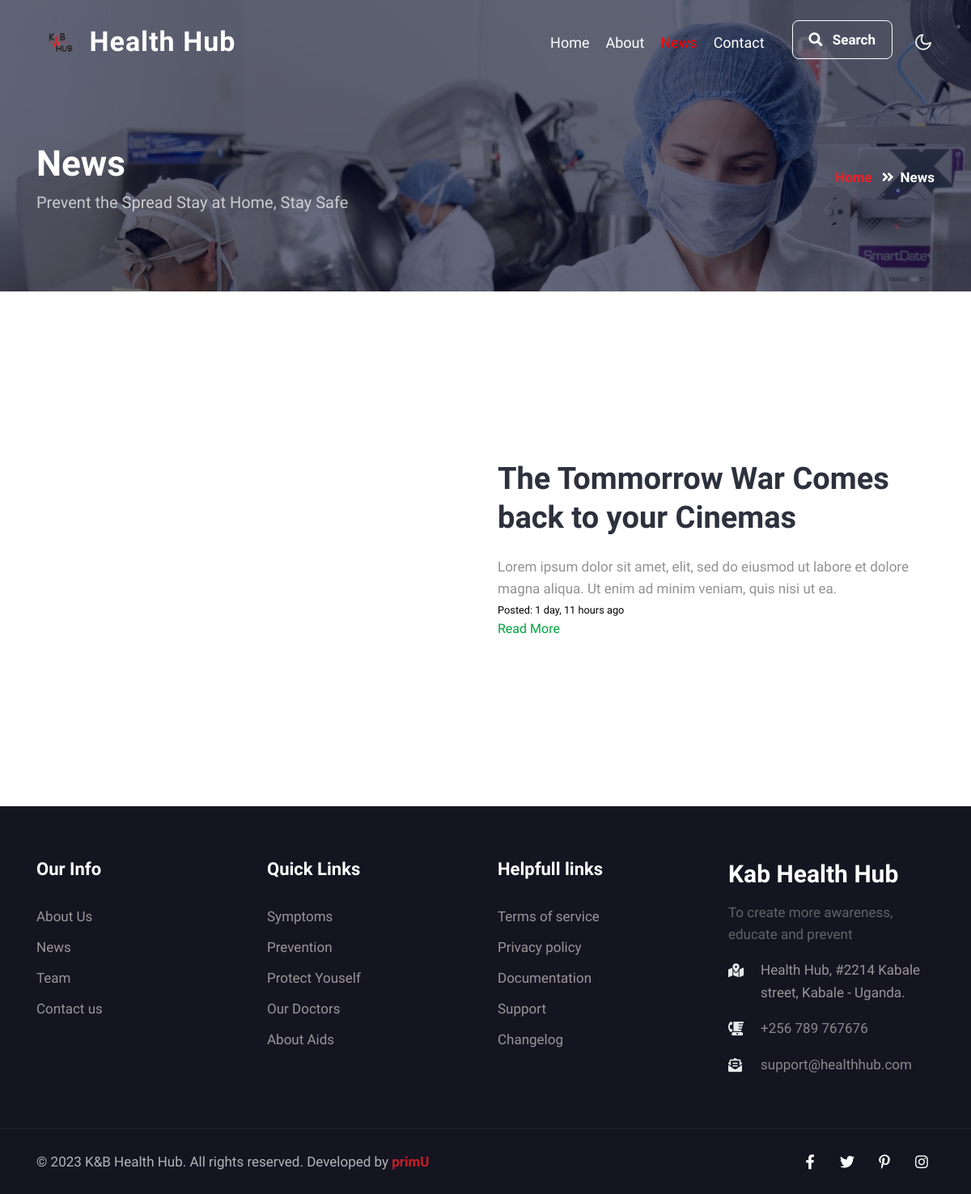
Page /news on the committed database.
### hub/models.py (models this page shows, shortened)
class New(models.Model):
    image = models.ImageField(upload_to='news', default='default.jpg')
    title = models.CharField(max_length=200)
    headline = models.TextField()
    detail = HTMLField()
    date_posted = models.DateTimeField(auto_now=True)

class Contact_Us_Page_Info(models.Model):
    contact_us_title_sub_text = models.TextField()
    background_image = models.ImageField(upload_to='settings', default='default.jpg')
    map_link = models.URLField(null=True, blank=True)
    contact_mail = models.EmailField(null=True)
    contact_phone = models.CharField(max_length=100, null=True)
    contact_fax = models.CharField(max_length=100, null=True)
    address = models.TextField(null=True)

### hub/views.py (the view)
# urls.py: path('news', views.news, name='news'),
def news(request):
    news = New.objects.all()
    address = Contact_Us_Page_Info.objects.all().last()
    context = {
        'all_news':news,
        'address' : address,
        'title': 'News'
    }
    return render(request, 'hub/news.html', context)

### hub/templates/hub/news.html (shortened to what this page needs)
{% extends "hub/base.html" %}
{% block content %}
<section class="about-breadcrumb text-center">
  <div class="breadcrumb-bg breadcrumb-bg-about py-5">
      <div class="container py-lg-5 py-md-4">
        <div class="w3breadcrumb-gids">
          <div class="w3breadcrumb-left text-left">
                    <h2 class="title AboutPageBanner">
                  News   </h2>
                              <p class="inner-page-para mt-2">
                                Prevent the Spread
                                Stay at Home, Stay Safe             </p>
          </div>
          <div class="w3breadcrumb-right">
                <ul class="breadcrumbs-custom-path">
                  <li><a href="index.html">Home</a></li>
                  <li class="active"><span class="fas fa-angle-double-right mx-2"></span>News</li>
                </ul>
          </div>
    </div>
      </div>
      <div class="hero-overlay"></div>
  </div>
</section>
  <section class="aboutblock1" id="about">
    <div class="midd-w3 py-5">
      <div class="container py-lg-5 py-md-4 py-2">
        {% for news in all_news %}
          <div class="row" style="margin: 10% 0;">
            <div class="col-lg-6 left-wthree-img pr-lg-5">
              <div class="position-relative">
                </div>
              </div>
            <div class="col-lg-6 mt-lg-0 mt-5 about-right-faq align-self">
              <a href="{% url 'news_detail' news.title news.id %}"><h3 class="title-w3l">{{news.title}}</h3></a>
              <p class="mt-4">{{news.headline}}</p>
              <small style="color: #000000;"> Posted: {{news.date_posted | timesince}} ago</small>
                <br>
                <a href="{% url "news_detail" news.title news.id %}">Read More </a>
            </div>
          </div>
        {% endfor %}
      </div>
    </div>
  </section>
{% endblock content %}

### hub/templates/hub/base.html (shortened to what this page needs)
{% load static %}
<!doctype html>
<html lang="en">
<head>
    <link rel="stylesheet" href="{% static "hub/css/style-starter.css" %}">
</head>
<body>
    <header id="site-header" class="fixed-top">
        <div class="container">
            <nav class="navbar navbar-expand-lg navbar-dark stroke">
                <h1>
                    <a class="navbar-brand" href="index.html">
                        <img src="{% static 'hub/images/logo.png' %}" alt="" style="width: 56px; margin: 0;">
                      Health Hub</a>
                </h1>
                <div class="collapse navbar-collapse" id="navbarTogglerDemo02">
                    <ul class="navbar-nav ml-lg-auto">
                        <li class="nav-item">
                            <a id="homeLink" class="nav-link" href="{% url "home" %}">Home</a>
                        </li>
                        <li class="nav-item">
                            <a class="nav-link" href="{% url "about" %}">About</a>
                        </li>
                        <li class="nav-item">
                            <a class="nav-link" href="{% url "news" %}">News</a>
                        </li>
                        <li class="nav-item mr-lg-1">
                            <a class="nav-link" href="{% url "contact" %}">Contact</a>
                        </li>
                            <li class="header-search mr-lg-2 mt-lg-0 mt-4 position-relative">
                                <div class="search-right">
                                    <a href="#search" class="btn btn-style search-btn" title="search"><span
                                            class="fas fa-search mr-2" aria-hidden="true"></span> Search</a>
                                </div>
                            </li>
                    </ul>
                </div>
                <div class="mobile-position">
                    <nav class="navigation">
                        <div class="theme-switch-wrapper">
                            <label class="theme-switch" for="checkbox">
                                <div class="mode-container py-1">
                                    <i class="gg-moon"></i>
                                </div>
                            </label>
                        </div>
                    </nav>
                </div>
            </nav>
        </div>
    </header>
    {% block content %}
    {% endblock content %}
    <section class="footer-29-main">
        <div class="footer-29 py-5">
            <div class="container py-lg-3">
                <div class="row footer-top-29">
                    <div class="col-lg-3 col-sm-6 footer-list-29 footer-2 mt-lg-0 mt-md-5 mt-4">
                        <ul>
                            <h6 class="footer-title-29">Our Info</h6>
                            <li><a href="{% url 'about' %}">About Us</a></li>
                            <li><a href="{% url 'news' %}">News</a></li>
                            <li><a href="{% url 'about' %}">Team</a></li>
                            <li><a href="{% url 'contact' %}">Contact us</a></li>
                        </ul>
                    </div>
                    <div class="col-lg-3 col-sm-6 footer-list-29 footer-2 mt-lg-0 mt-md-5 mt-4">
                        <h6 class="footer-title-29">Quick Links</h6>
                        <ul>
                            <li><a href="#syn">Symptoms</a></li>
                            <li><a href="#vention">Prevention</a></li>
                            <li><a href="#protect">Protect Youself</a></li>
                            <li><a href="#our">Our Doctors</a></li>
                            <li><a href="#pack">About Aids</a></li>
                        </ul>
                    </div>
                    <div class="col-lg-3 col-sm-6 footer-list-29 footer-2 mt-lg-0 mt-md-5 mt-4">
                        <h6 class="footer-title-29">Helpfull links</h6>
                        <ul>
                            <li><a href="#terms">Terms of service</a></li>
                            <li><a href="#privacy"> Privacy policy</a></li>
                            <li><a href="#doc"> Documentation</a></li>
                            <li><a href="#support"> Support</a></li>
                            <li><a href="#changelog"> Changelog</a></li>
                        </ul>
                    </div>
                    <div class="col-lg-3 col-sm-6 footer-list-29 footer-2 mt-lg-0 mt-md-5 mt-4">
                        <div class="footer-logo mb-3">
                            <h2>
                                <a class="navbar-brand" href="index.html">
                                    Kab Health Hub</a>
                            </h2>
                        </div>
                        <p>To create more awareness, educate and prevent</p>
                        <div class="cont-details">
                            <div class="cont-top margin-up">
                              <div class="cont-left text-center">
                                <span class="fas fa-map-marked-alt"></span>
                              </div>
                              <div class="cont-right">
                                <p> {{address.address}}</p>
                              </div>
                            </div>
                            <div class="cont-top margin-up">
                              <div class="cont-left text-center">
                                <span class="fas fa-blender-phone"></span>
                              </div>
                              <div class="cont-right">
                                <p><a href="tel:+(21) 255 999 8888"> {{address.contact_phone}}</a></p>
                              </div>
                            </div>
                            <div class="cont-top margin-up">
                              <div class="cont-left text-center">
                                <span class="fas fa-envelope-open-text"></span>
                              </div>
                              <div class="cont-right">
                                <p><a href="mailto:{{address.contact_mail}}" class="mail">
                                    {{address.contact_mail}}</a></p>
                              </div>
                            </div>
                          </div>
                    </div>
                </div>
            </div>
        </div>
    </section>
    <section class="copyright">
        <div class="container">
            <div class="row bottom-copies">
                <p class="col-lg-8 copy-footer-29">© {% now "Y" %} K&B Health Hub. All rights reserved. Developed by<a
                        href="#" target="_blank">
                        primU</a></p>
                  <div class="col-lg-4 main-social-footer-29">
                    <a href="#facebook" class="facebook"><span class="fab fa-facebook-f"></span></a>
                    <a href="#twitter" class="twitter"><span class="fab fa-twitter"></span></a>
                    <a href="#pinterest"><span class="fab fa-pinterest-p"></span></a>
                    <a href="#instagram" class="instagram"><span class="fab fa-instagram"></span></a>
                  </div>
            </div>
        </div>
    </section>
</body>
</html>

### rows in the picture
New: title "The Tommorrow War Comes back to your Cinemas", headline "Lorem ipsum dolor sit amet, elit, sed do eiusmod ut labore et dolore magna aliqua. Ut enim ad minim veniam, quis nisi ut ea.", date_posted "1 day, 11 hours"
Contact_Us_Page_Info: address "Health Hub, #2214 Kabale street, Kabale - Uganda.", contact_phone "+256 789 767676", contact_mail "support@healthhub.com"
